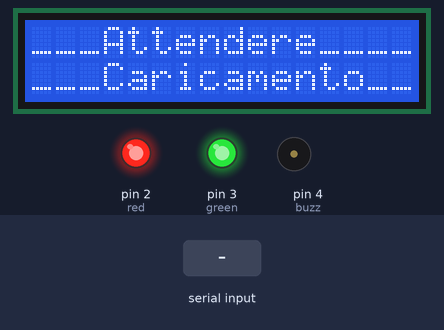
The sketch below on a simulated Arduino Uno, built with avr-gcc and run on an emulated ATmega328P. Shown: 16×2 character LCD, output pins drawn as LEDs (lit = HIGH), buzzer (waves = sounding, pin HIGH). The test bench sets the inputs (shaded band).

Above: at 1.2 s.
1.3 s: "2\n" received over Serial
At 3.71 s:
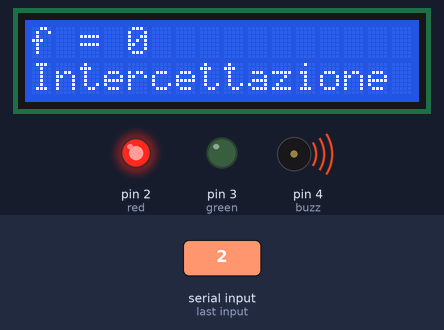
4.3 s: "1\n" received over Serial
At 7.2 s:
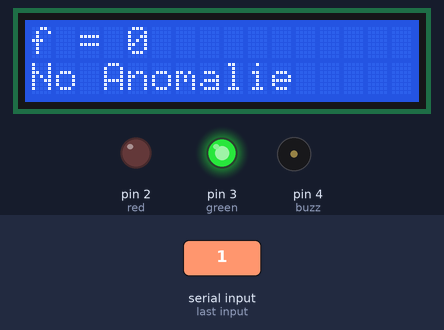
7.3 s: "90,45\n" received over Serial
At 9.3 s:
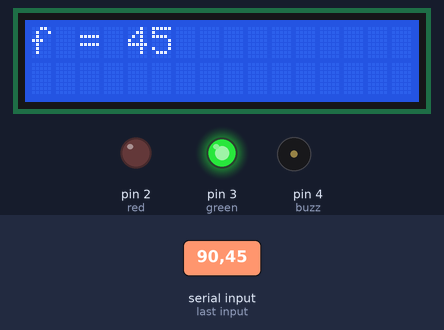
9.8 s: "3\n" received over Serial
At 12.3 s:
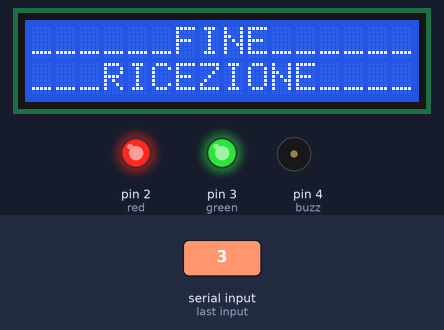
12.8 s: "30,150\n" received over Serial
At 15.1 s:
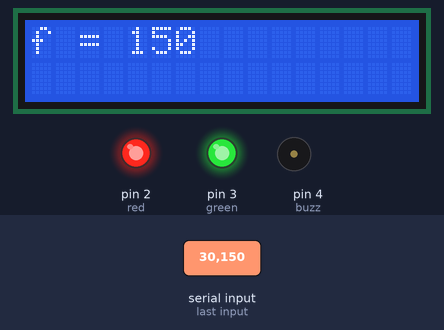
Timing chart, 0 to 16.3 s (numbered marks = the images above; inputs shaded):
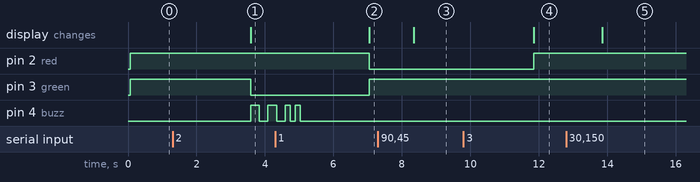

The sketch:

arduino.ino
```cpp
#include <LiquidCrystal.h>

int frequence; //frequnza di lettura
String hz; // misura di hz
int input = -1; // valore dato dal raspberry attraverso python

const int buzz = 4;
const int red = 2, green = 3;
const int rs = 8, en = 9, d4 = 10, d5 = 11, d6 = 12, d7 = 13;
LiquidCrystal lcd(rs, en, d4, d5, d6, d7);

void setup() {
  lcd.begin(16, 2);

  pinMode(buzz, OUTPUT);
  pinMode(red, OUTPUT);
  pinMode(green, OUTPUT);
}

void printWait() {
  lcd.clear(); // pulisce lo schermo
  lcd.setCursor(0, 0);
  lcd.print("___Attendere____");

  lcd.setCursor(0, 1);
  lcd.print("___Caricamento__");

  digitalWrite(red, HIGH);
  digitalWrite(green, HIGH);
}

void printFrequenza(){
  lcd.setCursor(0, 0);
  lcd.print("f = ");
  lcd.print(frequence);
  lcd.print(" ");
  hz.trim();
  lcd.print(hz);
}

void fxAlert(){
  lcd.setCursor(0, 1);
  lcd.print("Intercettazione");

  digitalWrite(green, LOW);
  digitalWrite(red, HIGH);
  buzzOn();
}

void fxCalm(){
  lcd.setCursor(0, 1);
  lcd.print("No Anomalie");

  digitalWrite(red, LOW);
  digitalWrite(green, HIGH);
}

void done(){
    digitalWrite(red, LOW);
    digitalWrite(green, LOW);

    lcd.clear(); // pulisce lo schermo
    lcd.setCursor(0, 0);
    lcd.print("______FINE______");
    lcd.print(frequence);
    lcd.setCursor(0, 1);
    lcd.print("___RICEZIONE____");

    digitalWrite(red, HIGH);
    digitalWrite(green, HIGH);
}

void buzzOn(){
  digitalWrite(buzz, HIGH); // suona 1
  delay(250);
  digitalWrite(buzz, LOW);  // silenzio
  delay(250);
  digitalWrite(buzz, HIGH); // suona 2
  delay(250);
  digitalWrite(buzz, LOW);  // silenzio
  delay(250);
  digitalWrite(buzz, HIGH); // suona 3
  delay(150);
  digitalWrite(buzz, LOW);  // silenzio
  delay(150);
  digitalWrite(buzz, HIGH); // suona 4
  delay(150);
  digitalWrite(buzz, LOW);  // silenzio
}


void loop() {
  Serial.begin(9600);

  // Primo avvio: mostra "Attendere" finché non c'è input
  while (!Serial.available()) {
    printWait();
    delay(500); // evito di stamparlo troppe volte
  }


  // Loop principale
  while (true) {
    int lav;

    // Leggo valori da seriale (frequenza + input)

      input = Serial.parseInt();
      frequence = Serial.parseInt();
      hz = Serial.readString();

      while (Serial.available()) Serial.read(); // pulizia

      lcd.clear();
      printFrequenza();

        // Gestione segnali
        if (input == 1) {
            fxCalm();
        } else if (input == 2) {
            fxAlert();
        } else if (input == 3) {
            done();
        }

    while (!Serial.available()) {
        delay(100); // evito di stamparlo troppe volte
    }
  }

}
```

Measured:
- after the input at 1.3 s, pin 3 (green): HIGH → LOW after 2.3 s; pin 4 (buzz): LOW → HIGH after 2.3 s, → LOW 0.25 s later, → HIGH 0.25 s later; the display: changes after 2.3 s (image 1)
- after the input at 4.3 s, pin 2 (red): HIGH → LOW after 2.7 s; pin 3 (green): LOW → HIGH after 2.7 s; the display: changes after 2.7 s (image 2)
- after the input at 7.3 s, the display: changes after 1.0 s (image 3)
- after the input at 9.8 s, pin 2 (red): LOW → HIGH after 2.1 s; the display: changes after 2.1 s (image 4)
- after the input at 12.8 s, the display: changes after 1.1 s (image 5)
